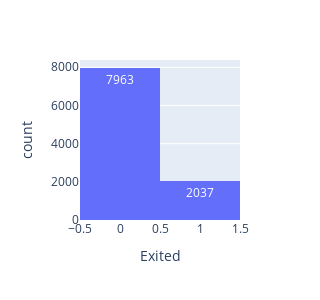

Notebook source saved alongside this figure:
### Code cell
plt.figure(figsize=(4,2))
fig = px.histogram(data, x="Exited", barmode="group",text_auto=True, width=300, height=300)
fig.show()

### Figure 1 — Plotly figure (JSON) as saved in the notebook; plotly's stock layout.template omitted (floating-point values rounded to 4 significant figures; data arrays with more than 128 entries replaced by an {"elided": "..."} marker saying what was removed)
{"data": [{"alignmentgroup": "True", "bingroup": "x", "hovertemplate": "Exited=%{x}<br>count=%{y}<extra></extra>", "legendgroup": "", "marker": {"color": "#636efa", "pattern": {"shape": ""}}, "name": "", "offsetgroup": "", "orientation": "v", "showlegend": false, "texttemplate": "%{value}", "type": "histogram", "x": {"elided": "10000 int values"}, "xaxis": "x", "yaxis": "y"}], "layout": {"barmode": "group", "height": 300, "legend": {"tracegroupgap": 0}, "margin": {"t": 60}, "width": 300, "xaxis": {"anchor": "y", "domain": [0, 1], "title": {"text": "Exited"}}, "yaxis": {"anchor": "x", "domain": [0, 1], "title": {"text": "count"}}}}
